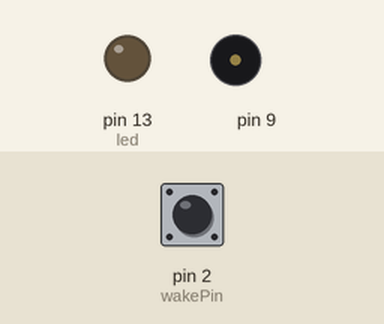
A sketch run on a simulated Arduino Uno, built with avr-gcc and run on an emulated ATmega328P. Shown: output pins drawn as LEDs (lit = HIGH), buzzer (waves = sounding). Inputs (shaded band) come from the test bench; at power-on: pin 2 (wakePin) HIGH. Sleep ends after the set time or at an interrupt.

Above: at 1.2 s.
1.3 s: pin 2 (wakePin) pulled LOW for 3.2 s
At 1.8 s:
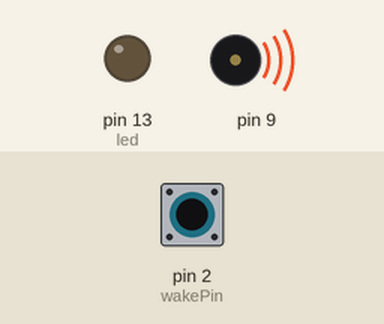
Timing chart, 0 to 7.0 s (numbered marks = the images above; inputs shaded):
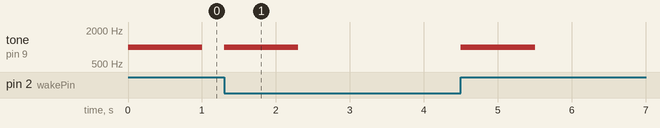

The sketch:

przerwanie-sleep.ino
```cpp
#include <avr/sleep.h>

int wakePin = 2;                 // pin used for waking up
int led=13;

void wakeUpNow() {
  // execute code here after wake-up before returning to the loop() function
  // timers and code using timers (serial.print and more...) will not work here.
  // we don't really need to execute any special functions here, since we
  // just want the thing to wake up
}

void setup() {
  pinMode(wakePin, INPUT_PULLUP);
  pinMode(led, OUTPUT);
  attachInterrupt(0, wakeUpNow, LOW); // use interrupt 0 (pin 2) and run function wakeUpNow when pin 2 gets LOW
}

void sleepNow() {
    set_sleep_mode(SLEEP_MODE_PWR_DOWN);   // sleep mode is set here
    sleep_enable();          // enables the sleep bit in the mcucr register
    attachInterrupt(0,wakeUpNow, HIGH); // use interrupt 0 (pin 2) and run function
    sleep_mode();            // here the device is actually put to sleep!!
    // THE PROGRAM CONTINUES FROM HERE AFTER WAKING UP
    sleep_disable();         // first thing after waking from sleep: disable sleep...
    detachInterrupt(0);      // disables interrupt 0 on pin 2 so the wakeUpNow code will not be executed during normal running time.
}

void loop() {
  tone(9,1000);
  delay(1000);
 noTone(9);
  sleepNow();     // sleep function called here
}
```

Measured:
- after the input at 1.3 s, tone on pin 9: alternates 1000 Hz for 1.0 s and silent for 2.2 s, 4 changes in all, then stays silent, starting at once
